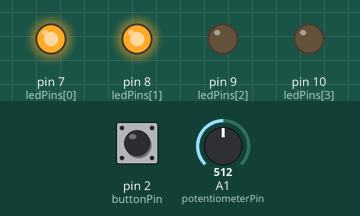
This sketch was run on a simulated Arduino Uno, built with avr-gcc and run on an emulated ATmega328P. On the bench: output pins drawn as LEDs (lit = HIGH). Inputs (shaded band) come from the test bench; at power-on: A1 (potentiometerPin) = 512, pin 2 (buttonPin) HIGH.

Above: at 1.2 s.
1.3 s: A1 (potentiometerPin) set to 552
2.8 s: A1 (potentiometerPin) set to 572
At 3.3 s:
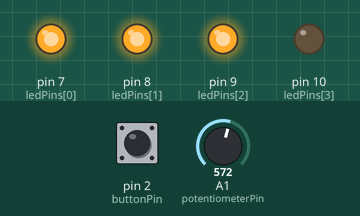
4.3 s: A1 (potentiometerPin) set to 306
At 5.5 s:
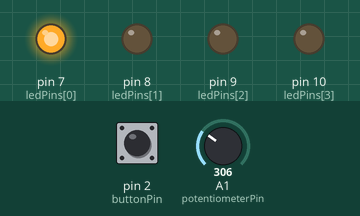
5.8 s: A1 (potentiometerPin) set to 314
At 6.8 s:
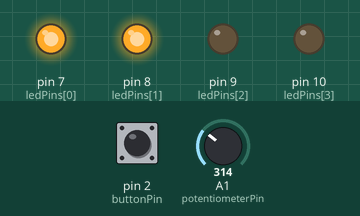
8.9 s: A1 (potentiometerPin) set to 900
At 10.3 s:
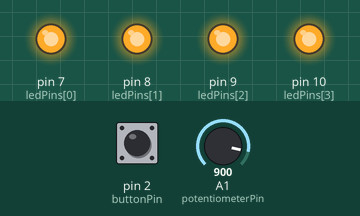
Timing chart, 0 to 11.4 s (numbered marks = the images above; inputs shaded):
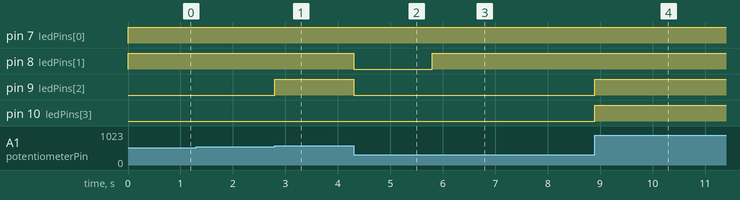

The sketch:

Tp2.ino
```cpp
// numéro admission : 2421657
const int potentiometerPin = A1;
const int buttonPin = 2;
const int ledPins[4] = {7, 8, 9, 10};


// config selon numéro étudiant
const bool avantDernierPair = false; // 5 → impair
const bool dernierPair = false;      // 7 → impair


// variables pour gestion bouton
int lastButtonState = LOW;
int buttonState;
unsigned long lastDebounceTime = 0;
const unsigned long debounceDelay = 50;


// setup : exécuté une seule fois au démarrage
void setup() {

  Serial.begin(9600);
  setupLEDs();

  pinMode(buttonPin, INPUT_PULLUP);
}


// loop : s’exécute en continu
void loop() {

  // lire la position du potentiomètre (0 à 20)
  int scaleValue = lirePotentiometre();

  // convertir cette valeur en pourcentage (0 à 100)
  int percent = convertirPourcentage(scaleValue);

  // mettre à jour les dels en temps réel
  gererLEDs(percent);

  // vérifier si bouton appuyé pour afficher la barre
  gererBouton(scaleValue, percent);
}


// initialisation des dels
// configure chaque del comme sortie
void setupLEDs() {
  for (int i = 0; i < 4; i++) {
    pinMode(ledPins[i], OUTPUT);
  }
}


// lecture potentiomètre
// lit valeur analogique (0 à 1023)
// puis convertit en échelle 0 à 20
int lirePotentiometre() {
  int valeur = analogRead(potentiometerPin );
  return map(valeur, 0, 1023, 0, 20);
}


// conversion en pourcentage
// transforme 0–20 en 0–100%
int convertirPourcentage(int scaleValue) {
  return map(scaleValue, 0, 20, 0, 100);
}


void gererBouton(int scaleValue, int percent) {

  // lecture instantanée du bouton
  int reading = digitalRead(buttonPin);

  // si l'état change → on reset le timer anti-rebond
  if (reading != lastButtonState) {
    lastDebounceTime = millis();
  }

  // si assez de temps passé → état stable
  if (millis() - lastDebounceTime > debounceDelay) {

    // si nouvel état confirmé
    if (reading != buttonState) {
      buttonState = reading;

      // si bouton pressé → afficher barre
      if (buttonState == LOW) {
        afficherBarre(scaleValue, percent);
      }
    }
  }

  // sauvegarde pour prochaine lecture
  lastButtonState = reading;
}


// affichage barre de progression
void afficherBarre(int valeur, int percent) {

  // affiche pourcentage
  Serial.print(percent);
  Serial.print("% [");

  // dessine la barre (20 caractères)
  for (int i = 0; i < 20; i++) {
    if (i < valeur){
      Serial.print("-");
    }
    else{
     Serial.print(".");
    }
  }

  Serial.println("]");
}


// gestion des dels selon pourcentage
void gererLEDs(int percent) {

  int zone;

  if (percent <= 25){
    zone = 0;
  }
  else if (percent <= 50){
    zone = 1;
  }
  else if (percent <= 75){
    zone = 2;
  }
  else {
    zone = 3;
  }

  // allume progressivement les dels
  for (int i = 0; i < 4; i++) {
    digitalWrite(ledPins[i], (i <= zone) ? HIGH : LOW);
  }
}
```

Measured:
- the behaviour switches between 562 and 563 on A1 (potentiometerPin) (found by bisection; images 0 and 1)
- the behaviour switches between 306 and 307 on A1 (potentiometerPin) (found by bisection; images 2 and 3)
- after the input at 1.3 s, every drawn part: stays the same
- after the input at 2.8 s, pin 9 (ledPins[2]): LOW → HIGH at once
- after the input at 4.3 s, pin 8 (ledPins[1]), pin 9 (ledPins[2]): HIGH → LOW at once
- after the input at 5.8 s, pin 8 (ledPins[1]): LOW → HIGH at once
- after the input at 8.9 s, pin 9 (ledPins[2]), pin 10 (ledPins[3]): LOW → HIGH at once
